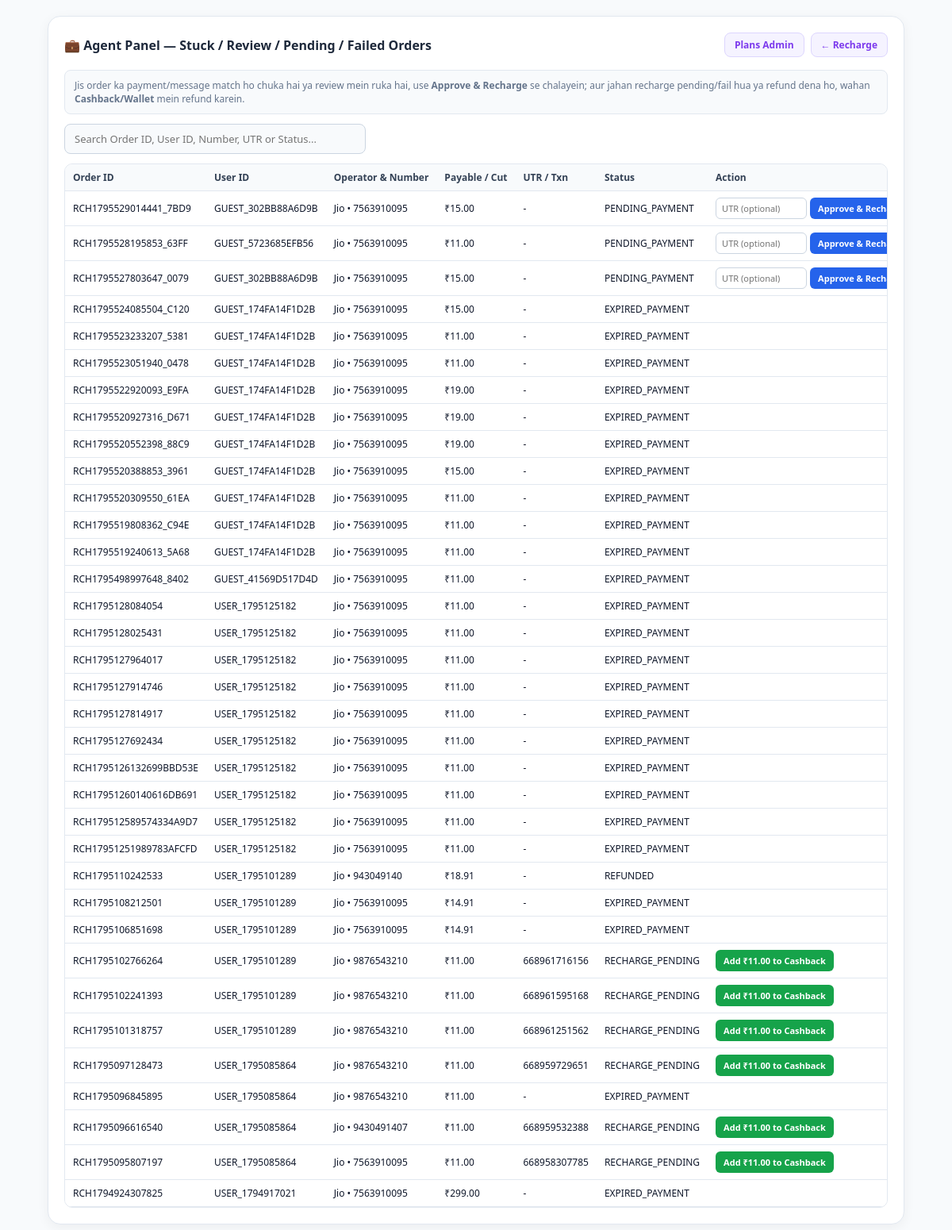
Screenshot of /admin/refund with the database file from the repository.
### tables this page shows
CREATE TABLE recharge_orders (
                    local_order_id TEXT PRIMARY KEY,
                    user_id TEXT,
                    service_type TEXT,
                    operator TEXT,
                    number TEXT,
                    recharge_amount REAL,
                    wallet_used REAL,
                    payable_amount REAL,
                    cashback_earned REAL,
                    gateway_order_id TEXT,
                    utr TEXT,
                    a1_txid TEXT,
                    a1_opid TEXT,
                    status TEXT,
                    api_response TEXT,
                    created_at TIMESTAMP DEFAULT CURRENT_TIMESTAMP
                , updated_at TIMESTAMP DEFAULT NULL);

### recharge/recharge.py (the view)
@recharge_bp.route('/admin/refund', methods=['GET'])
def admin_refund_page():
    if not is_admin_authorized():
        return "Unauthorized Admin Access (pass ?admin_key=...)", 401
    conn = get_db_conn(readonly=False)
    try:
        expire_stale_pending_orders(conn)
        conn.commit()
        c = conn.cursor()
        c.execute('''SELECT * FROM recharge_orders
                     WHERE status != 'RECHARGE_SUCCESS'
                     ORDER BY created_at DESC LIMIT 200''')
        stuck_orders = c.fetchall()
    finally:
        conn.close()
    return render_template(
        'agent_refund.html',
        stuck_orders=stuck_orders,
        csrf_token=get_csrf_token()
    )

### recharge/recharge.py (called while the page is built, shortened)
def get_db_conn(readonly: bool = False):
    if readonly and os.path.exists(ORDERS_DB_PATH):
        uri = f"file:{os.path.abspath(ORDERS_DB_PATH)}?mode=ro"
        conn = sqlite3.connect(uri, uri=True, timeout=30.0, check_same_thread=False)
    else:
        conn = sqlite3.connect(ORDERS_DB_PATH, timeout=30.0, check_same_thread=False)
    conn.row_factory = sqlite3.Row
    conn.execute("PRAGMA busy_timeout=30000")
    if not readonly:
        conn.execute("PRAGMA journal_mode=WAL")
        conn.execute("PRAGMA synchronous=NORMAL")
    return conn

def get_csrf_token() -> str:
    if "_cc_csrf" not in session:
        session["_cc_csrf"] = secrets.token_hex(24)
    return session["_cc_csrf"]

def is_admin_authorized() -> bool:
    if not ADMIN_ACCESS_KEY:
        return True

def expire_stale_pending_orders(conn):
    c = conn.cursor()
    c.execute(
        """UPDATE recharge_orders
           SET status = 'EXPIRED_PAYMENT'
           WHERE status = 'PENDING_PAYMENT'
             AND created_at < datetime('now', '-25 minutes')"""
    )

### recharge/templates/agent_refund.html (shortened to what this page needs)
<!DOCTYPE html>
<html lang="en">
<head>
</head>
<body>
<div class="container">
    <div class="header">
        <div class="title">💼 Agent Panel — Stuck / Review / Pending / Failed Orders</div>
        <div class="nav-links">
            <a href="/admin/plans" class="nav-btn">Plans Admin</a>
            <a href="/recharge" class="nav-btn">← Recharge</a>
        </div>
    </div>
    <div class="helper-note">
        Jis order ka payment/message match ho chuka hai ya review mein ruka hai, use <strong>Approve &amp; Recharge</strong> se chalayein; aur jahan recharge pending/fail hua ya refund dena ho, wahan <strong>Cashback/Wallet</strong> mein refund karein.
    </div>
    <div class="filter-row">
        <input type="text" id="orderFilterInput" class="filter-input" placeholder="Search Order ID, User ID, Number, UTR or Status..." oninput="filterRefundRows(this.value)">
    </div>
    <div class="refund-table-wrap">
        <table class="refund-table">
            <thead>
                <tr>
                    <th>Order ID</th>
                    <th>User ID</th>
                    <th>Operator &amp; Number</th>
                    <th>Payable / Cut</th>
                    <th>UTR / Txn</th>
                    <th>Status</th>
                    <th>Action</th>
                </tr>
            </thead>
            <tbody id="refundTableBody">
                {% for o in stuck_orders or [] %}
                {% set pay_amt = (o['payable_amount'] if o['payable_amount'] is not none else o['recharge_amount']) or 0 %}
                <tr class="refund-row" data-search="{{ (o['local_order_id'] ~ ' ' ~ o['user_id'] ~ ' ' ~ o['operator'] ~ ' ' ~ o['number'] ~ ' ' ~ (o['utr'] or '') ~ ' ' ~ o['status']) | lower }}">
                    <td>{{ o['local_order_id'] }}</td>
                    <td>{{ o['user_id'] }}</td>
                    <td>{{ o['operator'] }} • {{ o['number'] }}</td>
                    <td>₹{{ "%.2f"|format(pay_amt) }}</td>
                    <td>{{ o['utr'] or '-' }}</td>
                    <td>{{ o['status'] }}</td>
                    <td>
                        <div class="action-group">
                            {% if o['status'] in ['NEEDS_REVIEW', 'PENDING_PAYMENT'] %}
                            <form action="/admin/approve-recharge" method="POST" style="margin:0; display:inline-flex; gap:4px; align-items:center;" onsubmit="return handleAgentSubmit(this, 'Approve & Recharge')">
                                <input type="text" name="utr" value="{{ o['utr'] or '' }}" placeholder="UTR (optional)" class="utr-mini-input">
                                <button type="submit" class="approve-btn">Approve &amp; Recharge</button>
                            </form>
                            {% endif %}
                            {% if o['status'] in ['RECHARGE_FAILED', 'RECHARGE_PENDING', 'NEEDS_REVIEW'] %}
                            <form action="/admin/refund-wallet" method="POST" style="margin:0; display:inline;" onsubmit="return handleAgentSubmit(this, 'Add Cashback')">
                                <button type="submit" class="refund-btn">Add ₹{{ "%.2f"|format(pay_amt) }} to Cashback</button>
                            </form>
                            {% endif %}
                        </div>
                    </td>
                </tr>
                {% else %}
                <tr><td colspan="7">Koi ruka hua ya fail order nahi hai.</td></tr>
                {% endfor %}
            </tbody>
        </table>
    </div>
</div>
</body>
</html>

### recharge/templates/agent_refund.html (style rules this page uses)
* { box-sizing: border-box; font-family: 'Segoe UI', Tahoma, Geneva, Verdana, sans-serif; }
body { margin: 0; background: #f8fafc; color: #0f172a; padding: 20px; }
.container { max-width: 1080px; margin: 0 auto; background: #ffffff; border-radius: 16px; padding: 20px; box-shadow: 0 4px 15px rgba(0,0,0,0.05); border: 1px solid #e2e8f0; }
.header { display: flex; align-items: center; justify-content: space-between; margin-bottom: 16px; gap: 10px; flex-wrap: wrap; }
.title { font-size: 16px; font-weight: 700; color: #1e293b; }
.nav-links { display: flex; gap: 8px; }
.nav-btn { color: #7c3aed; text-decoration: none; font-weight: 700; font-size: 12px; background: #f5f3ff; padding: 6px 12px; border-radius: 8px; border: 1px solid #ddd6fe; }
.helper-note { font-size: 12px; color: #64748b; margin-bottom: 12px; background: #f8fafc; padding: 10px 12px; border-radius: 8px; border: 1px solid #e2e8f0; }
.filter-row { margin-bottom: 12px; }
.filter-input { width: 100%; max-width: 380px; padding: 9px 12px; border: 1.5px solid #cbd5e1; border-radius: 8px; font-size: 13px; outline: none; background: #f8fafc; }
.refund-table-wrap { overflow-x: auto; border: 1px solid #e2e8f0; border-radius: 10px; }
.refund-table { width: 100%; border-collapse: collapse; font-size: 12px; background: #fff; }
.refund-table th, .refund-table td { padding: 8px 10px; border-bottom: 1px solid #e2e8f0; text-align: left; white-space: nowrap; vertical-align: middle; }
.refund-table th { background: #f8fafc; font-weight: 700; color: #334155; }
.action-group { display: flex; gap: 6px; align-items: center; flex-wrap: wrap; }
.utr-mini-input { width: 115px; padding: 5px 7px; border: 1px solid #cbd5e1; border-radius: 6px; font-size: 11px; }
.approve-btn { background: #2563eb; color: #fff; border: none; padding: 6px 10px; border-radius: 6px; font-size: 11px; font-weight: 700; cursor: pointer; }
.refund-btn { background: #16a34a; color: #fff; border: none; padding: 6px 10px; border-radius: 6px; font-size: 11px; font-weight: 700; cursor: pointer; }

### rows the page displays
recharge_orders: local_order_id "RCH1795529014441_7BD9", user_id "GUEST_302BB88A6D9B", operator "Jio", number "7563910095", payable_amount "15.00", o "-", status "PENDING_PAYMENT"
recharge_orders: local_order_id "RCH1795528195853_63FF", user_id "GUEST_5723685EFB56", operator "Jio", number "7563910095", payable_amount "11.00", o "-", status "PENDING_PAYMENT"
recharge_orders: local_order_id "RCH1795527803647_0079", user_id "GUEST_302BB88A6D9B", operator "Jio", number "7563910095", payable_amount "15.00", o "-", status "PENDING_PAYMENT"
recharge_orders: local_order_id "RCH1795524085504_C120", user_id "GUEST_174FA14F1D2B", operator "Jio", number "7563910095", payable_amount "15.00", o "-", status "EXPIRED_PAYMENT"
recharge_orders: local_order_id "RCH1795523233207_5381", user_id "GUEST_174FA14F1D2B", operator "Jio", number "7563910095", payable_amount "11.00", o "-", status "EXPIRED_PAYMENT"
recharge_orders: local_order_id "RCH1795523051940_0478", user_id "GUEST_174FA14F1D2B", operator "Jio", number "7563910095", payable_amount "11.00", o "-", status "EXPIRED_PAYMENT"
recharge_orders: local_order_id "RCH1795522920093_E9FA", user_id "GUEST_174FA14F1D2B", operator "Jio", number "7563910095", payable_amount "19.00", o "-", status "EXPIRED_PAYMENT"
recharge_orders: local_order_id "RCH1795520927316_D671", user_id "GUEST_174FA14F1D2B", operator "Jio", number "7563910095", payable_amount "19.00", o "-", status "EXPIRED_PAYMENT"
recharge_orders: local_order_id "RCH1795520552398_88C9", user_id "GUEST_174FA14F1D2B", operator "Jio", number "7563910095", payable_amount "19.00", o "-", status "EXPIRED_PAYMENT"
recharge_orders: local_order_id "RCH1795520388853_3961", user_id "GUEST_174FA14F1D2B", operator "Jio", number "7563910095", payable_amount "15.00", o "-", status "EXPIRED_PAYMENT"
recharge_orders: local_order_id "RCH1795520309550_61EA", user_id "GUEST_174FA14F1D2B", operator "Jio", number "7563910095", payable_amount "11.00", o "-", status "EXPIRED_PAYMENT"
recharge_orders: local_order_id "RCH1795519808362_C94E", user_id "GUEST_174FA14F1D2B", operator "Jio", number "7563910095", payable_amount "11.00", o "-", status "EXPIRED_PAYMENT"
recharge_orders: local_order_id "RCH1795519240613_5A68", user_id "GUEST_174FA14F1D2B", operator "Jio", number "7563910095", payable_amount "11.00", o "-", status "EXPIRED_PAYMENT"
recharge_orders: local_order_id "RCH1795498997648_8402", user_id "GUEST_41569D517D4D", operator "Jio", number "7563910095", payable_amount "11.00", o "-", status "EXPIRED_PAYMENT"
recharge_orders: local_order_id "RCH1795128084054", user_id "USER_1795125182", operator "Jio", number "7563910095", payable_amount "11.00", o "-", status "EXPIRED_PAYMENT"
recharge_orders: local_order_id "RCH1795128025431", user_id "USER_1795125182", operator "Jio", number "7563910095", payable_amount "11.00", o "-", status "EXPIRED_PAYMENT"
recharge_orders: local_order_id "RCH1795127964017", user_id "USER_1795125182", operator "Jio", number "7563910095", payable_amount "11.00", o "-", status "EXPIRED_PAYMENT"
recharge_orders: local_order_id "RCH1795127914746", user_id "USER_1795125182", operator "Jio", number "7563910095", payable_amount "11.00", o "-", status "EXPIRED_PAYMENT"
recharge_orders: local_order_id "RCH1795127814917", user_id "USER_1795125182", operator "Jio", number "7563910095", payable_amount "11.00", o "-", status "EXPIRED_PAYMENT"
recharge_orders: local_order_id "RCH1795127692434", user_id "USER_1795125182", operator "Jio", number "7563910095", payable_amount "11.00", o "-", status "EXPIRED_PAYMENT"
recharge_orders: local_order_id "RCH1795126132699BBD53E", user_id "USER_1795125182", operator "Jio", number "7563910095", payable_amount "11.00", o "-", status "EXPIRED_PAYMENT"
recharge_orders: local_order_id "RCH17951260140616DB691", user_id "USER_1795125182", operator "Jio", number "7563910095", payable_amount "11.00", o "-", status "EXPIRED_PAYMENT"
recharge_orders: local_order_id "RCH179512589574334A9D7", user_id "USER_1795125182", operator "Jio", number "7563910095", payable_amount "11.00", o "-", status "EXPIRED_PAYMENT"
recharge_orders: local_order_id "RCH17951251989783AFCFD", user_id "USER_1795125182", operator "Jio", number "7563910095", payable_amount "11.00", o "-", status "EXPIRED_PAYMENT"
recharge_orders: local_order_id "RCH1795110242533", user_id "USER_1795101289", operator "Jio", number "943049140", payable_amount "18.91", o "-", status "REFUNDED"
recharge_orders: local_order_id "RCH1795108212501", user_id "USER_1795101289", operator "Jio", number "7563910095", payable_amount "14.91", o "-", status "EXPIRED_PAYMENT"
recharge_orders: local_order_id "RCH1795106851698", user_id "USER_1795101289", operator "Jio", number "7563910095", payable_amount "14.91", o "-", status "EXPIRED_PAYMENT"
recharge_orders: local_order_id "RCH1795102766264", user_id "USER_1795101289", operator "Jio", number "9876543210", payable_amount "11.00", utr "668961716156", status "RECHARGE_PENDING"
recharge_orders: local_order_id "RCH1795102241393", user_id "USER_1795101289", operator "Jio", number "9876543210", payable_amount "11.00", utr "668961595168", status "RECHARGE_PENDING"
recharge_orders: local_order_id "RCH1795101318757", user_id "USER_1795101289", operator "Jio", number "9876543210", payable_amount "11.00", utr "668961251562", status "RECHARGE_PENDING"
recharge_orders: local_order_id "RCH1795097128473", user_id "USER_1795085864", operator "Jio", number "9876543210", payable_amount "11.00", utr "668959729651", status "RECHARGE_PENDING"
recharge_orders: local_order_id "RCH1795096845895", user_id "USER_1795085864", operator "Jio", number "9876543210", payable_amount "11.00", o "-", status "EXPIRED_PAYMENT"
recharge_orders: local_order_id "RCH1795096616540", user_id "USER_1795085864", operator "Jio", number "9430491407", payable_amount "11.00", utr "668959532388", status "RECHARGE_PENDING"
recharge_orders: local_order_id "RCH1795095807197", user_id "USER_1795085864", operator "Jio", number "7563910095", payable_amount "11.00", utr "668958307785", status "RECHARGE_PENDING"
recharge_orders: local_order_id "RCH1794924307825", user_id "USER_1794917021", operator "Jio", number "7563910095", payable_amount "299.00", o "-", status "EXPIRED_PAYMENT"
